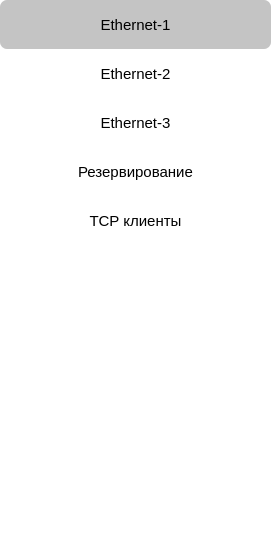
  <widget class="QFrame" name="frame_12">
   <property name="geometry">
    <rect>
     <x>56</x>
     <y>350</y>
     <width>271</width>
     <height>557</height>
    </rect>
   </property>
   <property name="styleSheet">
    <string notr="true">QFrame { background-color: transparent; }</string>
   </property>
   <property name="frameShape">
    <enum>QFrame::StyledPanel</enum>
   </property>
   <property name="frameShadow">
    <enum>QFrame::Raised</enum>
   </property>
   <widget class="QPushButton" name="pushButton_8">
    <property name="geometry">
     <rect>
      <x>0</x>
      <y>0</y>
      <width>271</width>
      <height>49</height>
     </rect>
    </property>
    <property name="font">
     <font>
      <pointsize>11</pointsize>
     </font>
    </property>
    <property name="styleSheet">
     <string notr="true">QPushButton {
	background-color: #c4c4c4;
	border-radius: 7px;
	border: 0px;
}</string>
    </property>
    <property name="text">
     <string>Ethernet-1</string>
    </property>
   </widget>
   <widget class="QPushButton" name="pushButton_9">
    <property name="geometry">
     <rect>
      <x>0</x>
      <y>147</y>
      <width>271</width>
      <height>49</height>
     </rect>
    </property>
    <property name="font">
     <font>
      <pointsize>11</pointsize>
     </font>
    </property>
    <property name="styleSheet">
     <string notr="true">QPushButton {
	background-color: white;
	border: 0px;
}</string>
    </property>
    <property name="text">
     <string>Резервирование</string>
    </property>
   </widget>
   <widget class="QPushButton" name="pushButton_10">
    <property name="geometry">
     <rect>
      <x>0</x>
      <y>98</y>
      <width>271</width>
      <height>49</height>
     </rect>
    </property>
    <property name="font">
     <font>
      <pointsize>11</pointsize>
     </font>
    </property>
    <property name="styleSheet">
     <string notr="true">QPushButton {
	background-color: white;
	border: 0px;
}</string>
    </property>
    <property name="text">
     <string>Ethernet-3</string>
    </property>
   </widget>
   <widget class="QPushButton" name="pushButton_11">
    <property name="geometry">
     <rect>
      <x>0</x>
      <y>49</y>
      <width>271</width>
      <height>49</height>
     </rect>
    </property>
    <property name="font">
     <font>
      <pointsize>11</pointsize>
     </font>
    </property>
    <property name="styleSheet">
     <string notr="true">QPushButton {
	background-color: white;
	border: 0px;
}</string>
    </property>
    <property name="text">
     <string>Ethernet-2</string>
    </property>
   </widget>
   <widget class="QPushButton" name="pushButton_12">
    <property name="geometry">
     <rect>
      <x>0</x>
      <y>196</y>
      <width>271</width>
      <height>49</height>
     </rect>
    </property>
    <property name="font">
     <font>
      <pointsize>11</pointsize>
     </font>
    </property>
    <property name="styleSheet">
     <string notr="true">QPushButton {
	background-color: white;
	border: 0px;
}</string>
    </property>
    <property name="text">
     <string>TCP клиенты</string>
    </property>
   </widget>
  </widget>
